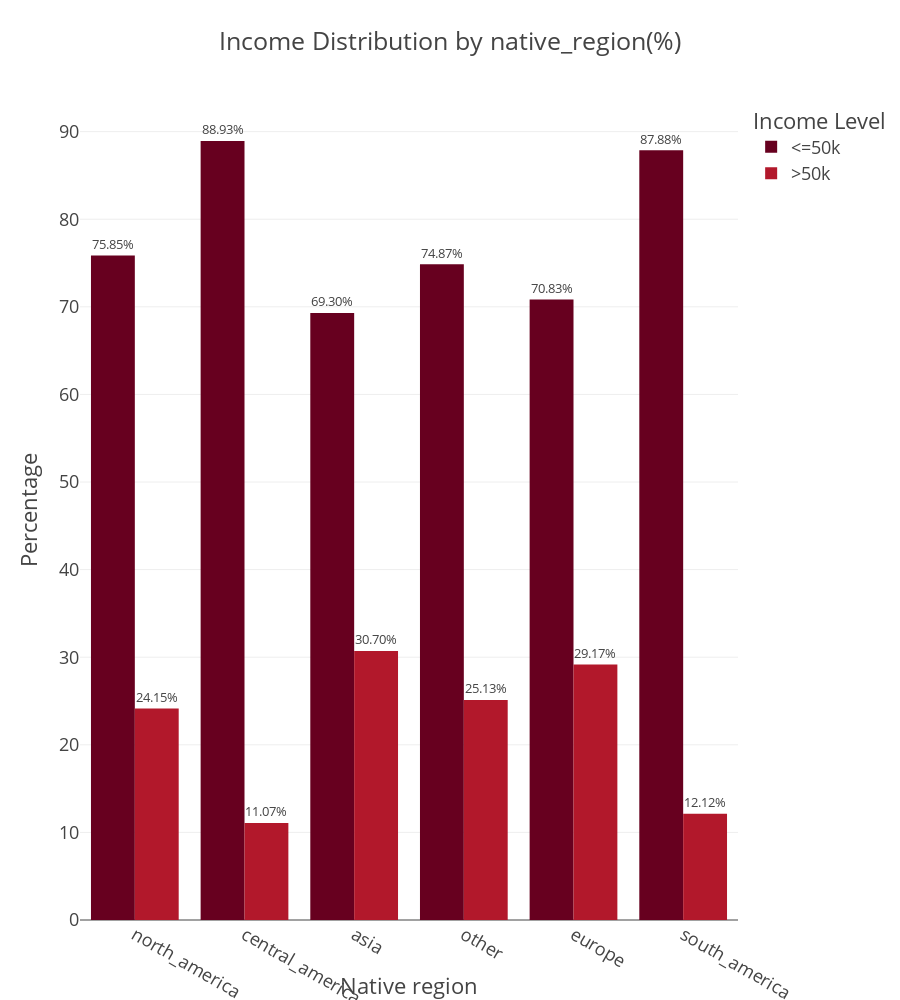

The notebook cell this image was saved under:
### Code cell
fig = px.bar(
    adult_df_income_native_region,
    x='native_region',
    y='percentage',
    color='income',
    title='Income Distribution by native_region(%)',
    barmode='group',
    color_discrete_sequence=px.colors.sequential.RdBu,
    text='percentage', 
    width=900,       
    height=1000
)

fig.update_traces(texttemplate='%{text:.2f}%', textposition='outside') 

fig.update_layout(
    template="presentation",
    xaxis_title='Native region',
    yaxis_title='Percentage',
    legend_title_text='Income Level',
    paper_bgcolor="rgba(0,0,0,0)",
    plot_bgcolor="rgba(0,0,0,0)"
)

fig.show()

fig.write_image(os.path.join(results_dir, 'income_distribution_by_native_region_bar_plot.jpg'))
fig.write_image(os.path.join(results_dir, 'income_distribution_by_native_region_bar_plot.png'))
fig.write_html(os.path.join(results_dir, 'income_distribution_by_native_region_bar_plot.html'))

### Figure 1 — Plotly figure (JSON) as saved in the notebook; plotly's stock layout.template omitted (floating-point values rounded to 4 significant figures)
{"data": [{"alignmentgroup": "True", "hovertemplate": "income=<=50k<br>native_region=%{x}<br>percentage=%{text}<extra></extra>", "legendgroup": "<=50k", "marker": {"color": "rgb(103,0,31)", "pattern": {"shape": ""}}, "name": "<=50k", "offsetgroup": "<=50k", "orientation": "v", "showlegend": true, "text": [75.85, 88.93, 69.3, 74.87, 70.83, 87.88], "textposition": "outside", "texttemplate": "%{text:.2f}%", "type": "bar", "x": ["north_america", "central_america", "asia", "other", "europe", "south_america"], "xaxis": "x", "y": [75.85, 88.93, 69.3, 74.87, 70.83, 87.88], "yaxis": "y"}, {"alignmentgroup": "True", "hovertemplate": "income=>50k<br>native_region=%{x}<br>percentage=%{text}<extra></extra>", "legendgroup": ">50k", "marker": {"color": "rgb(178,24,43)", "pattern": {"shape": ""}}, "name": ">50k", "offsetgroup": ">50k", "orientation": "v", "showlegend": true, "text": [24.15, 30.7, 29.17, 25.13, 11.07, 12.12], "textposition": "outside", "texttemplate": "%{text:.2f}%", "type": "bar", "x": ["north_america", "asia", "europe", "other", "central_america", "south_america"], "xaxis": "x", "y": [24.15, 30.7, 29.17, 25.13, 11.07, 12.12], "yaxis": "y"}], "layout": {"barmode": "group", "height": 1000, "legend": {"title": {"text": "Income Level"}, "tracegroupgap": 0}, "paper_bgcolor": "rgba(0, 0, 0, 0)", "plot_bgcolor": "rgba(0, 0, 0, 0)", "title": {"text": "Income Distribution by native_region(%)"}, "width": 900, "xaxis": {"anchor": "y", "autorange": true, "domain": [0, 1], "range": [-0.5, 5.5], "title": {"text": "Native region"}, "type": "category"}, "yaxis": {"anchor": "x", "autorange": true, "domain": [0, 1], "range": [0, 93.61], "title": {"text": "Percentage"}, "type": "linear"}}}
